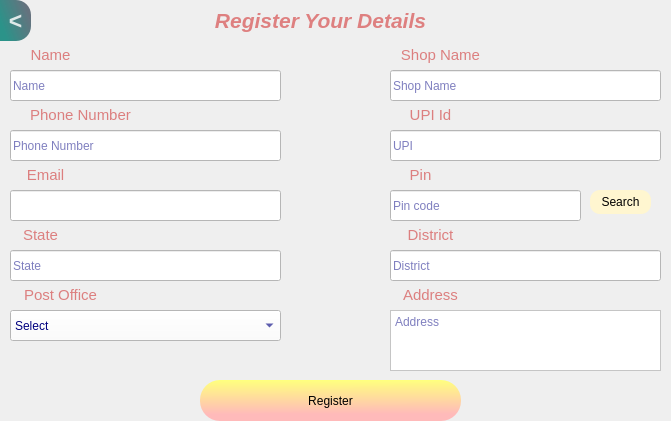
  <widget class="QWidget" name="widget_register_details" native="true">
   <property name="geometry">
    <rect>
     <x>160</x>
     <y>80</y>
     <width>671</width>
     <height>421</height>
    </rect>
   </property>
   <widget class="QLabel" name="label_16">
    <property name="geometry">
     <rect>
      <x>210</x>
      <y>0</y>
      <width>221</width>
      <height>41</height>
     </rect>
    </property>
    <property name="styleSheet">
     <string notr="true">color: rgb(222, 128, 128);</string>
    </property>
    <property name="text">
     <string>&lt;html&gt;&lt;head/&gt;&lt;body&gt;&lt;p align=&quot;center&quot;&gt;&lt;span style=&quot; font-size:16pt; font-weight:700; font-style:italic;&quot;&gt;Register Your Details&lt;/span&gt;&lt;/p&gt;&lt;/body&gt;&lt;/html&gt;</string>
    </property>
   </widget>
   <widget class="QPushButton" name="r_register">
    <property name="geometry">
     <rect>
      <x>200</x>
      <y>380</y>
      <width>261</width>
      <height>41</height>
     </rect>
    </property>
    <property name="cursor">
     <cursorShape>PointingHandCursor</cursorShape>
    </property>
    <property name="mouseTracking">
     <bool>true</bool>
    </property>
    <property name="toolTip">
     <string/>
    </property>
    <property name="styleSheet">
     <string notr="true">QPushButton#r_register{
background-color: qlineargradient(spread:pad, x1:0.489, y1:0.0113636, x2:0.5, y2:1, stop:0 rgba(255, 255, 127, 255), stop:0.829545 rgba(255, 186, 186, 255));
border-radius:20px;
font: 20pt &quot;Arial Unicode MS&quot;;
}
QPushButton#r_register:pressed{
padding-left:5px;
padding-top:5px;
}</string>
    </property>
    <property name="text">
     <string>Register</string>
    </property>
    <property name="flat">
     <bool>false</bool>
    </property>
   </widget>
   <widget class="QLineEdit" name="r_last_name">
    <property name="geometry">
     <rect>
      <x>390</x>
      <y>70</y>
      <width>271</width>
      <height>31</height>
     </rect>
    </property>
    <property name="styleSheet">
     <string notr="true">background-color: rgb(255, 255, 255);
color: rgb(0, 0, 127);</string>
    </property>
    <property name="placeholderText">
     <string>Shop Name</string>
    </property>
   </widget>
   <widget class="QLabel" name="label_17">
    <property name="geometry">
     <rect>
      <x>390</x>
      <y>40</y>
      <width>101</width>
      <height>30</height>
     </rect>
    </property>
    <property name="styleSheet">
     <string notr="true">color: rgb(220, 127, 127);
font: 700 20pt &quot;Segoe Print&quot;;</string>
    </property>
    <property name="text">
     <string>&lt;html&gt;&lt;head/&gt;&lt;body&gt;&lt;p align=&quot;center&quot;&gt;&lt;span style=&quot; font-size:11pt;&quot;&gt;Shop Name&lt;/span&gt;&lt;/p&gt;&lt;/body&gt;&lt;/html&gt;</string>
    </property>
   </widget>
   <widget class="QLabel" name="label_18">
    <property name="geometry">
     <rect>
      <x>0</x>
      <y>40</y>
      <width>101</width>
      <height>31</height>
     </rect>
    </property>
    <property name="styleSheet">
     <string notr="true">font: 700 20pt &quot;Segoe Print&quot;;
color: rgb(220, 127, 127);</string>
    </property>
    <property name="text">
     <string>&lt;html&gt;&lt;head/&gt;&lt;body&gt;&lt;p align=&quot;center&quot;&gt;&lt;span style=&quot; font-size:11pt;&quot;&gt;Name&lt;/span&gt;&lt;/p&gt;&lt;/body&gt;&lt;/html&gt;</string>
    </property>
   </widget>
   <widget class="QLineEdit" name="r_upi">
    <property name="geometry">
     <rect>
      <x>390</x>
      <y>130</y>
      <width>271</width>
      <height>31</height>
     </rect>
    </property>
    <property name="styleSheet">
     <string notr="true">background-color: rgb(255, 255, 255);
color: rgb(0, 0, 127);</string>
    </property>
    <property name="inputMethodHints">
     <set>Qt::ImhNone</set>
    </property>
    <property name="echoMode">
     <enum>QLineEdit::Normal</enum>
    </property>
    <property name="readOnly">
     <bool>false</bool>
    </property>
    <property name="placeholderText">
     <string>UPI</string>
    </property>
   </widget>
   <widget class="QLineEdit" name="r_email">
    <property name="geometry">
     <rect>
      <x>10</x>
      <y>190</y>
      <width>271</width>
      <height>31</height>
     </rect>
    </property>
    <property name="styleSheet">
     <string notr="true">background-color: rgb(255, 255, 255);
color: rgb(0, 0, 127);</string>
    </property>
    <property name="readOnly">
     <bool>true</bool>
    </property>
   </widget>
   <widget class="QLineEdit" name="r_first_name">
    <property name="geometry">
     <rect>
      <x>10</x>
      <y>70</y>
      <width>271</width>
      <height>31</height>
     </rect>
    </property>
    <property name="styleSheet">
     <string notr="true">background-color: rgb(255, 255, 255);
color: rgb(0, 0, 127);</string>
    </property>
    <property name="placeholderText">
     <string>Name</string>
    </property>
   </widget>
   <widget class="QLabel" name="label_20">
    <property name="geometry">
     <rect>
      <x>10</x>
      <y>100</y>
      <width>141</width>
      <height>30</height>
     </rect>
    </property>
    <property name="styleSheet">
     <string notr="true">color: rgb(220, 127, 127);
font: 700 20pt &quot;Segoe Print&quot;;</string>
    </property>
    <property name="text">
     <string>&lt;html&gt;&lt;head/&gt;&lt;body&gt;&lt;p align=&quot;center&quot;&gt;&lt;span style=&quot; font-size:11pt;&quot;&gt;Phone Number&lt;/span&gt;&lt;/p&gt;&lt;/body&gt;&lt;/html&gt;</string>
    </property>
   </widget>
   <widget class="QLabel" name="label_21">
    <property name="geometry">
     <rect>
      <x>390</x>
      <y>100</y>
      <width>81</width>
      <height>30</height>
     </rect>
    </property>
    <property name="styleSheet">
     <string notr="true">color: rgb(220, 127, 127);
font: 700 20pt &quot;Segoe Print&quot;;</string>
    </property>
    <property name="text">
     <string>&lt;html&gt;&lt;head/&gt;&lt;body&gt;&lt;p align=&quot;center&quot;&gt;&lt;span style=&quot; font-size:11pt;&quot;&gt;UPI Id&lt;/span&gt;&lt;/p&gt;&lt;/body&gt;&lt;/html&gt;</string>
    </property>
   </widget>
   <widget class="QLineEdit" name="r_phone_number">
    <property name="geometry">
     <rect>
      <x>10</x>
      <y>130</y>
      <width>271</width>
      <height>31</height>
     </rect>
    </property>
    <property name="styleSheet">
     <string notr="true">background-color: rgb(255, 255, 255);
color: rgb(0, 0, 127);</string>
    </property>
    <property name="placeholderText">
     <string>Phone Number</string>
    </property>
   </widget>
   <widget class="QLabel" name="label_23">
    <property name="geometry">
     <rect>
      <x>10</x>
      <y>160</y>
      <width>71</width>
      <height>30</height>
     </rect>
    </property>
    <property name="styleSheet">
     <string notr="true">color: rgb(220, 127, 127);
font: 700 20pt &quot;Segoe Print&quot;;</string>
    </property>
    <property name="text">
     <string>&lt;html&gt;&lt;head/&gt;&lt;body&gt;&lt;p align=&quot;center&quot;&gt;&lt;span style=&quot; font-size:11pt;&quot;&gt;Email&lt;/span&gt;&lt;/p&gt;&lt;/body&gt;&lt;/html&gt;</string>
    </property>
   </widget>
   <widget class="QPushButton" name="r_back">
    <property name="geometry">
     <rect>
      <x>0</x>
      <y>0</y>
      <width>31</width>
      <height>41</height>
     </rect>
    </property>
    <property name="font">
     <font>
      <pointsize>17</pointsize>
      <bold>true</bold>
     </font>
    </property>
    <property name="styleSheet">
     <string notr="true">QPushButton#r_back{
background-color: qlineargradient(spread:pad, x1:0, y1:0.505682, x2:1, y2:0, stop:0 rgba(11, 131, 120, 219), stop:0.829545 rgba(85, 98, 112, 226));
color:rgba(255,255,255,210);
border-top-right-radius:15px;
border-bottom-right-radius:15px;
}
QPushButton#r_back:hover{
background-color: qlineargradient(spread:pad, x1:0, y1:0.505682, x2:1, y2:0, stop:0 rgba(150, 123, 111, 219), stop:0.829545 rgba(85, 81, 84, 226));
color:rgba(255,255,255,210);
}
QPushButton#r_back:pressed{
padding-left:5px;
padding-top:5px;
background-color:rgba(150,123,111,255)
}</string>
    </property>
    <property name="text">
     <string>&lt;</string>
    </property>
   </widget>
   <widget class="QPushButton" name="r_pincode_search">
    <property name="geometry">
     <rect>
      <x>590</x>
      <y>190</y>
      <width>61</width>
      <height>24</height>
     </rect>
    </property>
    <property name="cursor">
     <cursorShape>PointingHandCursor</cursorShape>
    </property>
    <property name="styleSheet">
     <string notr="true">QPushButton#r_pincode_search{
background-color: rgb(255, 246, 208);
border-radius:10px;
}
QPushButton#r_pincode_search:pressed{
padding-left:5px;
padding-top:5px;
}</string>
    </property>
    <property name="text">
     <string>Search</string>
    </property>
   </widget>
   <widget class="QLabel" name="label_22">
    <property name="geometry">
     <rect>
      <x>380</x>
      <y>160</y>
      <width>81</width>
      <height>30</height>
     </rect>
    </property>
    <property name="styleSheet">
     <string notr="true">color: rgb(220, 127, 127);
font: 700 20pt &quot;Segoe Print&quot;;</string>
    </property>
    <property name="text">
     <string>&lt;html&gt;&lt;head/&gt;&lt;body&gt;&lt;p align=&quot;center&quot;&gt;&lt;span style=&quot; font-size:11pt;&quot;&gt;Pin&lt;/span&gt;&lt;/p&gt;&lt;/body&gt;&lt;/html&gt;</string>
    </property>
   </widget>
   <widget class="QLineEdit" name="r_pincode">
    <property name="geometry">
     <rect>
      <x>390</x>
      <y>190</y>
      <width>191</width>
      <height>31</height>
     </rect>
    </property>
    <property name="styleSheet">
     <string notr="true">background-color: rgb(255, 255, 255);
color: rgb(0, 0, 127);</string>
    </property>
    <property name="readOnly">
     <bool>false</bool>
    </property>
    <property name="placeholderText">
     <string>Pin code</string>
    </property>
   </widget>
   <widget class="QLineEdit" name="r_state">
    <property name="geometry">
     <rect>
      <x>10</x>
      <y>250</y>
      <width>271</width>
      <height>31</height>
     </rect>
    </property>
    <property name="styleSheet">
     <string notr="true">background-color: rgb(255, 255, 255);
color: rgb(0, 0, 127);</string>
    </property>
    <property name="text">
     <string/>
    </property>
    <property name="readOnly">
     <bool>true</bool>
    </property>
    <property name="placeholderText">
     <string>State</string>
    </property>
   </widget>
   <widget class="QLabel" name="label_24">
    <property name="geometry">
     <rect>
      <x>0</x>
      <y>220</y>
      <width>81</width>
      <height>30</height>
     </rect>
    </property>
    <property name="styleSheet">
     <string notr="true">color: rgb(220, 127, 127);
font: 700 20pt &quot;Segoe Print&quot;;</string>
    </property>
    <property name="text">
     <string>&lt;html&gt;&lt;head/&gt;&lt;body&gt;&lt;p align=&quot;center&quot;&gt;&lt;span style=&quot; font-size:11pt;&quot;&gt;State&lt;/span&gt;&lt;/p&gt;&lt;/body&gt;&lt;/html&gt;</string>
    </property>
   </widget>
   <widget class="QLineEdit" name="r_district">
    <property name="geometry">
     <rect>
      <x>390</x>
      <y>250</y>
      <width>271</width>
      <height>31</height>
     </rect>
    </property>
    <property name="styleSheet">
     <string notr="true">background-color: rgb(255, 255, 255);
color: rgb(0, 0, 127);</string>
    </property>
    <property name="readOnly">
     <bool>true</bool>
    </property>
    <property name="placeholderText">
     <string>District</string>
    </property>
   </widget>
   <widget class="QLabel" name="label_25">
    <property name="geometry">
     <rect>
      <x>390</x>
      <y>220</y>
      <width>81</width>
      <height>30</height>
     </rect>
    </property>
    <property name="styleSheet">
     <string notr="true">color: rgb(220, 127, 127);
font: 700 20pt &quot;Segoe Print&quot;;</string>
    </property>
    <property name="text">
     <string>&lt;html&gt;&lt;head/&gt;&lt;body&gt;&lt;p align=&quot;center&quot;&gt;&lt;span style=&quot; font-size:11pt;&quot;&gt;District&lt;/span&gt;&lt;/p&gt;&lt;/body&gt;&lt;/html&gt;</string>
    </property>
   </widget>
   <widget class="QLabel" name="label_26">
    <property name="geometry">
     <rect>
      <x>20</x>
      <y>280</y>
      <width>81</width>
      <height>30</height>
     </rect>
    </property>
    <property name="styleSheet">
     <string notr="true">color: rgb(220, 127, 127);
font: 700 20pt &quot;Segoe Print&quot;;</string>
    </property>
    <property name="text">
     <string>&lt;html&gt;&lt;head/&gt;&lt;body&gt;&lt;p align=&quot;center&quot;&gt;&lt;span style=&quot; font-size:11pt;&quot;&gt;Post Office&lt;/span&gt;&lt;/p&gt;&lt;/body&gt;&lt;/html&gt;</string>
    </property>
   </widget>
   <widget class="QComboBox" name="r_postoffice">
    <property name="geometry">
     <rect>
      <x>10</x>
      <y>310</y>
      <width>271</width>
      <height>31</height>
     </rect>
    </property>
    <property name="styleSheet">
     <string notr="true">background-color: rgb(255, 255, 255);
color: rgb(0, 0, 127);</string>
    </property>
    <item>
     <property name="text">
      <string>Select</string>
     </property>
    </item>
   </widget>
   <widget class="QLabel" name="label_31">
    <property name="geometry">
     <rect>
      <x>390</x>
      <y>280</y>
      <width>81</width>
      <height>30</height>
     </rect>
    </property>
    <property name="styleSheet">
     <string notr="true">color: rgb(220, 127, 127);
font: 700 20pt &quot;Segoe Print&quot;;</string>
    </property>
    <property name="text">
     <string>&lt;html&gt;&lt;head/&gt;&lt;body&gt;&lt;p align=&quot;center&quot;&gt;&lt;span style=&quot; font-size:11pt;&quot;&gt;Address&lt;/span&gt;&lt;/p&gt;&lt;/body&gt;&lt;/html&gt;</string>
    </property>
   </widget>
   <widget class="QTextEdit" name="textEdit">
    <property name="geometry">
     <rect>
      <x>390</x>
      <y>310</y>
      <width>271</width>
      <height>61</height>
     </rect>
    </property>
    <property name="styleSheet">
     <string notr="true">background-color: rgb(255, 255, 255);
color: rgb(0, 0, 127);</string>
    </property>
    <property name="frameShadow">
     <enum>QFrame::Sunken</enum>
    </property>
    <property name="placeholderText">
     <string>Address</string>
    </property>
   </widget>
  </widget>
